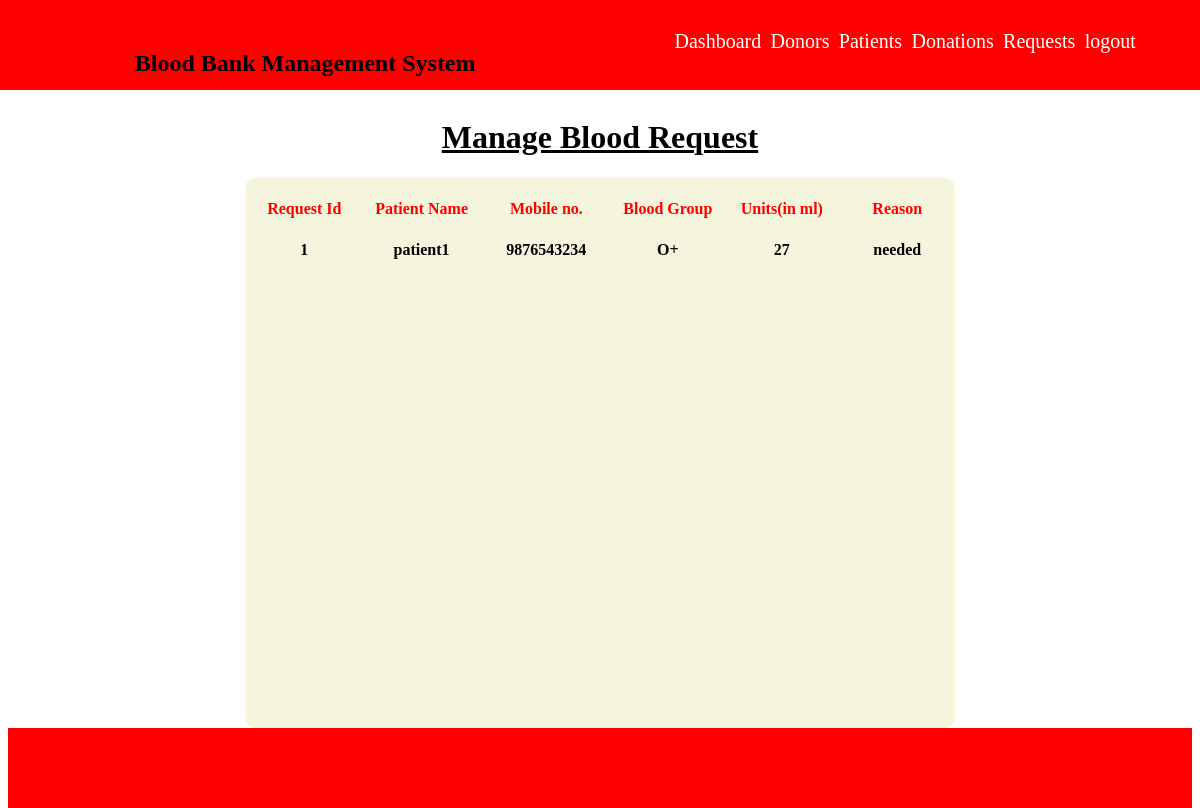
Screenshot of /request-list.php with the database file from the repository.
### tables this page shows
CREATE TABLE IF NOT EXISTS `request` (
  `RID` int NOT NULL AUTO_INCREMENT,
  `PATIENT_ID` int DEFAULT NULL,
  `BLOOD_GROUP` varchar(5) DEFAULT NULL,
  `NO_OF_UNITS` int DEFAULT NULL,
  `REASON` varchar(25) DEFAULT NULL,
  `STATUS` int DEFAULT NULL,
  PRIMARY KEY (`RID`),
  KEY `BLOOD_GROUP` (`BLOOD_GROUP`),
  KEY `PATIENT_ID` (`PATIENT_ID`)
);

CREATE TABLE IF NOT EXISTS `patients` (
  `PID` int NOT NULL AUTO_INCREMENT,
  `NAME` varchar(20) DEFAULT NULL,
  `EMAIL` varchar(20) DEFAULT NULL,
  `PASSWORD` varchar(10) DEFAULT NULL,
  `MOBILE` bigint DEFAULT NULL,
  PRIMARY KEY (`PID`)
);

### request-list.php (the view, shortened to what this page needs)
<?php
include('connection.php');
?>
<!DOCTYPE html>
<html>
<head>
    <link rel="stylesheet" type="text/css" href="css/s1.css">
</head>
<header>
<div class="full">
    <div class="inner_full">
        <div id="header"><h2>Blood Bank Management System</h2>
        <nav>
        <a href="admin-home.php"> Dashboard</a>
            <a href="donor-list.php"> Donors</a>
            <a href="patient-list.php"> Patients</a>
            <a href="donation-list.php"> Donations</a>
            <a href="request-list.php"> Requests</a>
            <a href="logout.php"> logout</a>
        </nav>
    </div>
    </div>
</div>
</header>
<body>
    <div id="body"><br><br><br><br><br>
  <center><h1><u>Manage Blood Request</u></h1></center>
    <center> <div id="form">
        <table>
            <tr>
               <td><center><b>Request Id</b></center></td>
                <td><center><b>Patient Name</b></center></td>
                <td><center><b>Mobile no.</b></center></td>
                <td><center><b>Blood Group</b></center></td>
                <td><center><b>Units(in ml)</b></center></td>
                <td><center><b>Reason</b></center></td>
            </tr>
            <?php
            $q=$db->query("SELECT *  FROM patients,request WHERE PID=PATIENT_ID ");
            while($r1=$q->fetch(PDO::FETCH_OBJ))
            {
                ?>
                <tr>
                    <td><center><b><font color="black"><?=$r1->RID; ?></center></td>
                    <td><center><b><font color="black"><?=$r1->NAME; ?> </center></td>
                    <td><center><b><font color="black"><?=$r1->MOBILE; ?> </center></td>
                    <td><center><b><font color="black"><?=$r1->BLOOD_GROUP; ?> </center></td>
                    <td><center><b><font color="black"><?=$r1->NO_OF_UNITS; ?></center></td>
                    <td><center><b><font color="black"><?=$r1->REASON; ?></center></td>
                </tr>
                <?php
            }
            ?>
</table>
</div>
        </body>
<footer>
        <div id="footer"></div>
        </footer>
</html>

### css/s1.css (style rules this page uses)
#header { position:fixed; top:0; left:0; width:100%; height:30px; display:flex; justify-content:space-around; font-size:20; padding:30px 40px; background-color:red; color:black; }
#header nav { width:40%; display:flex; justify-content: space-evenly; align-items:right; font-size:20px; }
#header nav a { color:white; text-decoration:none; position:relative; }
#header nav a::before { content:""; position:absolute; bottom:5px; left:0; background-color:white; width:0%; height:2.5px; transition:.3s; }
#body { height: 650px; width:100%; }
#footer { width:100%; height:80px; background-color:red; }
#form { width:60%; height:550px; background-color:rgba(245, 245, 220, 0.952); color:red; border-radius: 10px; }

### request-list.php (style rules this page uses)
td { width:200px; height:150 px; padding-top:20px;; }

### rows the page displays
request: RID "1", PATIENT_ID.NAME "patient1", PATIENT_ID.MOBILE "9876543234", BLOOD_GROUP "O+", NO_OF_UNITS "27", REASON "needed"
